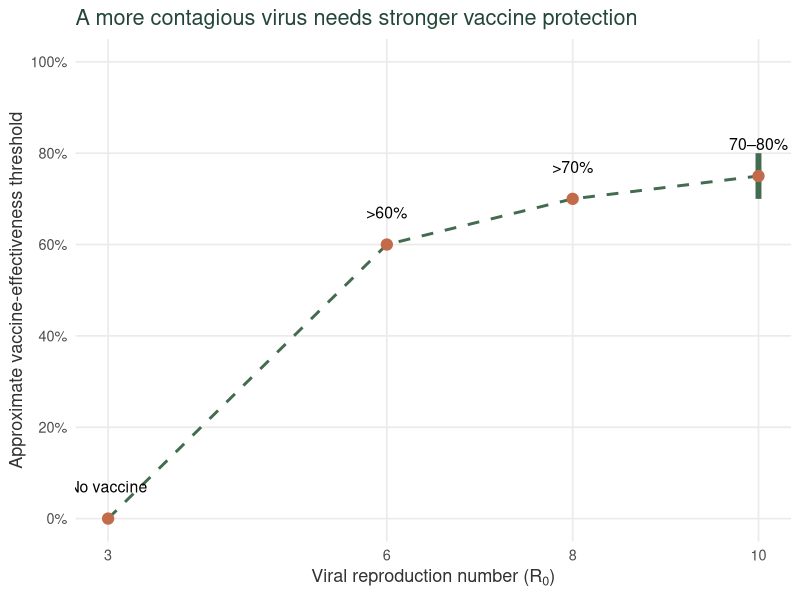

The R script that drew this image:
## ---- chunk 1
#| echo: false
#| label: fig-needed
#| fig-cap: "Approximate vaccine-effectiveness thresholds needed to maintain baseline quarantine breach risk as viral transmissibility increases. Based on results reported by Zachreson et al. (2022)."
#| fig-alt: "The chart shows approximate vaccine-effectiveness thresholds increasing from 0% at a reproduction number of 3 to above 60% at 6, above 70% at 8, and around 70–80% at 10."
#| fig-width: 7
#| fig-height: 4.5

library(ggplot2)

needed <- data.frame(
  R0 = c(3, 6, 8, 10),
  effectiveness = c(0, 60, 70, 75),
  lower = c(0, 60, 70, 70),
  upper = c(0, 60, 70, 80),
  label = c("No vaccine", ">60%", ">70%", "70–80%")
)

ggplot(needed, aes(x = R0, y = effectiveness)) +
  geom_line(
    colour = "#426B50",
    linewidth = 1,
    linetype = "dashed"
  ) +
  geom_linerange(
    data = subset(needed, R0 == 10),
    aes(ymin = lower, ymax = upper),
    colour = "#426B50",
    linewidth = 2
  ) +
  geom_point(
    colour = "#C16B4B",
    size = 3.5
  ) +
  geom_text(
    aes(label = label),
    nudge_y = 7,
    size = 4
  ) +
  scale_x_continuous(
    breaks = c(3, 6, 8, 10)
  ) +
  scale_y_continuous(
    breaks = seq(0, 100, 20),
    labels = function(x) paste0(x, "%"),
    limits = c(0, 100)
  ) +
  labs(
    title = "A more contagious virus needs stronger vaccine protection",
    x = expression("Viral reproduction number (" * R[0] * ")"),
    y = "Approximate vaccine-effectiveness threshold"
  ) +
  theme_minimal(base_size = 13) +
  theme(
    plot.title = element_text(
      colour = "#244638",
      face = "plain"
    ),
    axis.title = element_text(colour = "#30332F"),
    panel.grid.minor = element_blank()
  )
## ---- chunk 2
#| echo: false
#| label: tbl-numbers
#| tbl-cap: "How vaccination and infection control affected quarantine safety in the simulations. Source: Zachreson et al. (2022)."

library(knitr)

results <- data.frame(
  `Situation` = c(
    "Earlier virus, effective vaccine",
    "Delta-like virus, no vaccination",
    "Delta-like virus, vaccine effectiveness above 60%",
    "Highly effective vaccines and high community vaccination",
    "Highly contagious virus, weak vaccine and poor hotel controls"
  ),
  `What the study found` = c(
    "Risk fell to about 3% of the pre-vaccine baseline",
    "The risk of infection escaping quarantine increased",
    "Vaccine effectiveness above 60% was needed to keep risk near the pre-vaccine level",
    "Time to a 50% chance of an outbreak increased from about 15 days to around 1,000 days",
    "Risk rose to as much as 100 times the pre-vaccine baseline"
  ),
  `What this means` = c(
    "Effective vaccines could greatly reduce risk and potentially allow more travellers",
    "A more contagious virus made quarantine harder to manage",
    "Vaccination helped counter the increased risk from Delta",
    "High vaccination could delay outbreaks, but not guarantee they would never happen",
    "Weak infection control could greatly increase risk, even when vaccination was considered"
  ),
  check.names = FALSE
)

kable(results, align = "lll")
